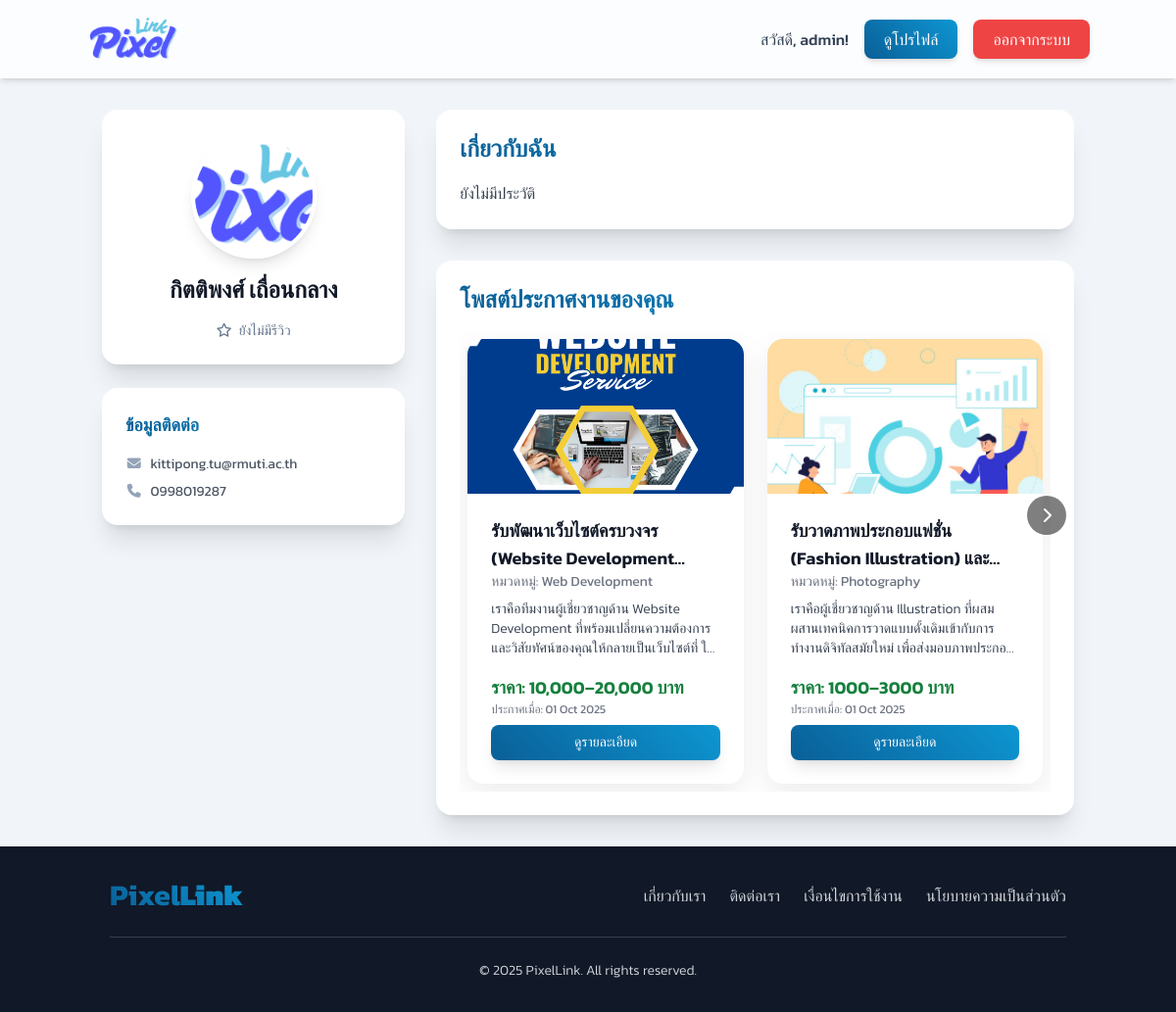
The page /designer/view_profile.php?user_id=17 (signed in) on the database its author committed.
### tables this page shows
CREATE TABLE `users` (
  `user_id` int(11) NOT NULL,
  `username` varchar(50) NOT NULL,
  `password` varchar(255) NOT NULL,
  `email` varchar(100) NOT NULL,
  `first_name` varchar(100) NOT NULL,
  `last_name` varchar(100) NOT NULL,
  `phone_number` varchar(20) NOT NULL,
  `user_type` enum('admin','designer','client') NOT NULL,
  `registration_date` timestamp NOT NULL DEFAULT current_timestamp(),
  `is_approved` tinyint(1) DEFAULT 0,
  `last_activity` datetime DEFAULT NULL,
  `is_active` tinyint(1) DEFAULT 1,
  `is_verified` tinyint(1) NOT NULL DEFAULT 0 COMMENT '0=Not Verified, 1=Verified',
  `last_login` timestamp NULL DEFAULT NULL
);

CREATE TABLE `job_postings` (
  `post_id` int(11) NOT NULL,
  `designer_id` int(11) NOT NULL,
  `title` varchar(255) NOT NULL,
  `description` text DEFAULT NULL,
  `category_id` int(11) DEFAULT NULL,
  `price_range` varchar(100) DEFAULT NULL,
  `posted_date` timestamp NOT NULL DEFAULT current_timestamp(),
  `status` enum('active','inactive','completed') DEFAULT 'active',
  `client_id` int(11) NOT NULL,
  `main_image_id` int(11) DEFAULT NULL
);

CREATE TABLE `uploaded_files` (
  `file_id` int(11) NOT NULL,
  `contract_id` int(11) DEFAULT NULL,
  `job_post_id` int(11) DEFAULT NULL,
  `uploader_id` int(11) NOT NULL,
  `file_name` varchar(255) NOT NULL,
  `file_path` varchar(255) NOT NULL,
  `uploaded_at` timestamp NOT NULL DEFAULT current_timestamp(),
  `file_size` int(11) DEFAULT NULL,
  `uploaded_by_user_id` int(11) DEFAULT NULL,
  `file_type` varchar(255) DEFAULT NULL,
  `uploaded_date` datetime DEFAULT NULL
);

CREATE TABLE `job_categories` (
  `category_id` int(11) NOT NULL,
  `category_name` varchar(100) NOT NULL
);

### designer/view_profile.php (the view, shortened to what this page needs)
<?php
$servername = "localhost";
$username = "root";
$password = "";
$dbname = "pixellink";
$condb = new mysqli($servername, $username, $password, $dbname);
$condb->set_charset("utf8");
$user_id_to_view = isset($_GET['user_id']) ? intval($_GET['user_id']) : 0;
$loggedInUserName = $_SESSION['full_name'] ?? $_SESSION['username'] ?? 'Designer';
if (isset($_SESSION['user_id'])) {
    $loggedInUserName = $_SESSION['username'] ?? $_SESSION['full_name'] ?? '';
}
$profile_data = null;
$job_postings_for_profile = [];
if ($user_id_to_view > 0) {
    $sql_profile = "SELECT u.first_name, u.last_name, u.email, u.phone_number, u.username, u.is_verified,
                       p.bio, p.skills, p.profile_picture_url, p.company_name,
                       p.facebook_url, p.instagram_url, p.tiktok_url,
                       p.payment_qr_code_url, p.bank_name, p.account_number
                FROM users u
                LEFT JOIN profiles p ON u.user_id = p.user_id
                WHERE u.user_id = ?";
    $stmt_profile = $condb->prepare($sql_profile);
    if ($stmt_profile) {
        $stmt_profile->bind_param("i", $user_id_to_view);
        $stmt_profile->execute();
        $profile_data = $stmt_profile->get_result()->fetch_assoc();
    }
    $sql_job_postings_for_profile = "SELECT
                                        jp.post_id, jp.title, jp.description, jp.price_range, jp.posted_date,
                                        u.first_name, u.last_name, jc.category_name,
                                        uf.file_path AS job_image_path
                                      FROM job_postings AS jp
                                      JOIN users AS u ON jp.designer_id = u.user_id
                                      LEFT JOIN job_categories AS jc ON jp.category_id = jc.category_id
                                      LEFT JOIN uploaded_files AS uf ON jp.main_image_id = uf.file_id
                                      WHERE jp.designer_id = ? AND jp.status = 'active'
                                      ORDER BY jp.posted_date DESC";
    $stmt_job_postings = $condb->prepare($sql_job_postings_for_profile);
    if ($stmt_job_postings) {
        $stmt_job_postings->bind_param("i", $user_id_to_view);
        $stmt_job_postings->execute();
        $job_postings_for_profile = $stmt_job_postings->get_result()->fetch_all(MYSQLI_ASSOC);
    }
    $avg_rating = 0;
    $review_count = 0;
    $sql_reviews = "SELECT AVG(rating) as avg_rating, COUNT(review_id) as review_count
                  FROM reviews
                  WHERE reviewed_user_id = ? AND review_type = 'client_review_designer'";
    $stmt_reviews = $condb->prepare($sql_reviews);
    if ($stmt_reviews) {
        $stmt_reviews->bind_param("i", $user_id_to_view);
        $stmt_reviews->execute();
        $review_data = $stmt_reviews->get_result()->fetch_assoc();
        if ($review_data) {
            $avg_rating = $review_data['avg_rating'] ?? 0;
            $review_count = $review_data['review_count'] ?? 0;
        }
    }
}
$display_name = trim(($profile_data['first_name'] ?? '') . ' ' . ($profile_data['last_name'] ?? '')) ?: ($profile_data['username'] ?? 'ไม่ระบุชื่อ');
$display_email = $profile_data['email'] ?? 'ไม่ระบุอีเมล';
$display_tel = $profile_data['phone_number'] ?? 'ไม่ระบุเบอร์โทรศัพท์';
$display_bio = $profile_data['bio'] ?? 'ยังไม่มีประวัติ';
$display_profile_pic = '../dist/img/logo.png';
?>
<!DOCTYPE html>
<html lang="th">
<head>
    <script src="https://cdn.tailwindcss.com"></script>
    <link rel="stylesheet" href="https://cdnjs.cloudflare.com/ajax/libs/font-awesome/6.1.1/css/all.min.css">
</head>
<body class="bg-slate-100 min-h-screen flex flex-col">
    <nav class="bg-white/80 backdrop-blur-sm p-4 shadow-md sticky top-0 z-50">
        <div class="container mx-auto flex justify-between items-center">
            <a href="main.php">
                <img src="../dist/img/logo.png" alt="PixelLink Logo" class="h-12 transition-transform hover:scale-105">
            </a>
            <div class="space-x-2 sm:space-x-4 flex items-center flex-nowrap">
                <span class="font-medium text-slate-700 text-xs sm:text-base whitespace-nowrap">
                    สวัสดี, <?= htmlspecialchars($loggedInUserName) ?>!
                </span>
                <a href="view_profile.php?user_id=<?= $_SESSION['user_id']; ?>" class="btn-primary text-white text-xs sm:text-base px-3 sm:px-5 py-2 rounded-lg font-medium shadow-md whitespace-nowrap">ดูโปรไฟล์</a>
                <a href="../logout.php" class="btn-danger text-white text-xs sm:text-base px-3 sm:px-5 py-2 rounded-lg font-medium shadow-md whitespace-nowrap">ออกจากระบบ</a>
            </div>
        </div>
    </nav>
    <main class="flex-grow container mx-auto px-4 py-8">
        <?php if (!$profile_data): ?>
            <div class="bg-red-100 text-red-700 p-4 rounded-lg text-center">ไม่พบข้อมูลโปรไฟล์สำหรับ user ID: <?= $user_id_to_view ?></div>
        <?php else: ?>
            <div class="grid grid-cols-1 lg:grid-cols-3 gap-8">
                <div class="lg:col-span-1 space-y-6">
                    <div class="bg-white rounded-2xl shadow-xl p-6 text-center">
                        <img src="<?= htmlspecialchars($display_profile_pic) ?>" alt="รูปโปรไฟล์" class="w-32 h-32 mx-auto rounded-full object-cover shadow-lg border-4 border-white ">
                        <h1 class="text-2xl font-bold text-gray-900 mt-4 flex items-center justify-center">
                            <?= htmlspecialchars($display_name) ?>
                        </h1>
                        <div class="mt-4 flex justify-center">
                            <?php if ($review_count > 0): ?>
                                <div class="flex items-center space-x-2">
                                    <div class="flex text-yellow-400">
                                        <?php
                                        $full_stars = floor($avg_rating);
                                        $half_star = ($avg_rating - $full_stars) >= 0.5;
                                        $empty_stars = 5 - $full_stars - ($half_star ? 1 : 0);
                                        for ($i = 0; $i < $full_stars; $i++) echo '<i class="fas fa-star"></i>';
                                        if ($half_star) echo '<i class="fas fa-star-half-alt"></i>';
                                        for ($i = 0; $i < $empty_stars; $i++) echo '<i class="far fa-star"></i>';
                                        ?>
                                    </div>
                                    <span class="font-bold text-slate-700"><?= number_format($avg_rating, 1) ?></span>
                                    <span class="text-sm text-slate-500">(<?= $review_count ?> รีวิว)</span>
                                </div>
                            <?php else: ?>
                                <div class="text-sm text-slate-500"><i class="far fa-star mr-1"></i> ยังไม่มีรีวิว</div>
                            <?php endif; ?>
                        </div>
                    </div>
                    <div class="bg-white rounded-2xl shadow-xl p-6">
                        <h3 class="font-semibold text-lg text-gradient mb-4">ข้อมูลติดต่อ</h3>
                        <div class="space-y-2 text-gray-600 text-sm">
                            <p><i class="fas fa-envelope fa-fw mr-2 text-slate-400"></i><?= htmlspecialchars($display_email) ?></p>
                            <p><i class="fas fa-phone fa-fw mr-2 text-slate-400"></i><?= htmlspecialchars($display_tel) ?></p>
                        </div>
                    </div>
                </div>
                <div class="lg:col-span-2 space-y-8">
                    <div class="bg-white rounded-2xl shadow-xl p-6">
                        <h2 class="text-2xl font-semibold text-gradient mb-4">เกี่ยวกับฉัน</h2>
                        <p class="text-gray-700 leading-relaxed prose"><?= nl2br(htmlspecialchars($display_bio)) ?></p>
                    </div>
                    <div class="bg-white rounded-2xl shadow-xl p-6">
                        <h2 class="text-2xl font-semibold text-gradient mb-4">โพสต์ประกาศงานของคุณ</h2>
                        <?php if (empty($job_postings_for_profile)): ?>
                            <div class="bg-blue-100 text-blue-700 px-4 py-3 rounded-lg text-center">ยังไม่มีงานที่ประกาศ</div>
                        <?php else: ?>
                            <div class="carousel-container relative">
                                <div class="carousel-content p-2" id="carouselContent">
                                    <?php foreach ($job_postings_for_profile as $job): ?>
                                        <div class="card-item flex flex-col">
                                            <?php
                                            $image_source = !empty($job['job_image_path']) && file_exists(htmlspecialchars($job['job_image_path']))
                                                ? htmlspecialchars($job['job_image_path'])
                                                : '../dist/img/pdpa02.jpg';
                                            ?>
                                            <img src="<?= $image_source ?>" alt="ภาพประกอบงาน: <?= htmlspecialchars($job['title']) ?>" class="card-image">
                                            <div class="p-4 md:p-6 flex-grow flex flex-col justify-between">
                                                <div>
                                                    <h3 class="text-lg font-semibold text-gray-900 line-clamp-2"><?= htmlspecialchars($job['title']) ?></h3>
                                                    <p class="text-sm text-gray-500 mb-2">หมวดหมู่: <?= htmlspecialchars($job['category_name'] ?? 'ไม่ระบุ') ?></p>
                                                    <p class="text-sm text-gray-700 line-clamp-3 font-light"><?= htmlspecialchars($job['description']) ?></p>
                                                </div>
                                                <div class="mt-4">
                                                    <p class="text-lg font-semibold text-green-700">ราคา: <?= htmlspecialchars($job['price_range'] ?? 'สอบถาม') ?></p>
                                                    <p class="text-xs text-gray-500">ประกาศเมื่อ: <?= date('d M Y', strtotime($job['posted_date'])) ?></p>
                                                    <div class="mt-2 flex space-x-2">
                                                        <a href="../job_detail.php?id=<?= $job['post_id'] ?>&type=posting" class="flex-1 btn-primary text-white px-4 py-2 rounded-lg font-medium text-sm shadow-lg text-center">ดูรายละเอียด</a>
                                                    </div>
                                                </div>
                                            </div>
                                        </div>
                                    <?php endforeach; ?>
                                </div>
                                <button id="nextBtn" class="carousel-button right"><i class="fas fa-chevron-right"></i></button>
                            </div>
                        <?php endif; ?>
                    </div>
                </div>
            </div>
        <?php endif; ?>
    </main>
    <?php include '../includes/footer.php'; ?>
</body>
</html>

### designer/view_profile.php (style rules this page uses)
body { font-family: 'Kanit', sans-serif; }
.text-gradient { background: linear-gradient(45deg, #0a5f97, #0d96d2); -webkit-background-clip: text; -webkit-text-fill-color: transparent; }
.carousel-content { display: grid; grid-auto-flow: column; grid-auto-columns: calc(100% - 1rem); gap: 1.5rem; overflow-x: scroll; scroll-behavior: smooth; scrollbar-width: none; }
@media (min-width: 768px) { .carousel-content { grid-auto-columns: calc(50% - 0.75rem); } }
@media (min-width: 1024px) { .carousel-content { grid-auto-columns: calc(50% - 0.75rem); } }
.card-item { background: white; border-radius: 1rem; box-shadow: 0 10px 30px rgba(0, 0, 0, 0.08); transition: all 0.3s ease; flex-shrink: 0; display: flex; flex-direction: column; }
.card-image { width: 100%; aspect-ratio: 16/9; object-fit: cover; border-top-left-radius: 1rem; border-top-right-radius: 1rem; }
.carousel-button { background-color: rgba(0, 0, 0, 0.5); color: white; border: none; padding: 0.75rem 0.5rem; cursor: pointer; z-index: 10; border-radius: 9999px; position: absolute; top: 40%; transform: translateY(-50%); transition: all 0.3s ease; width: 2.5rem; height: 2.5rem; display: flex; justify-content: center; align-items: center; }
.carousel-button.right { right: -1rem; }
.btn-primary { background: linear-gradient(45deg, #0a5f97 0%, #0d96d2 100%); color: white; transition: all 0.3s ease; box-shadow: 0 4px 15px rgba(13, 150, 210, 0.3); }
.btn-danger { background-color: #ef4444; color: white; transition: all 0.3s ease; box-shadow: 0 4px 15px rgba(239, 68, 68, 0.3); }

### rows shown on the page
users: display_name "กิตติพงศ์ เถื่อนกลาง", email "kittipong.tu@rmuti.ac.th", phone_number "0998019287"
job_postings: uploaded_files.file_path (picture), title "รับพัฒนาเว็บไซต์ครบวงจร (Website…", category.category_name "Web Development", description "เราคือทีมงานผู้เชี่ยวชาญด้าน Website Development…", price_range "10,000–20,000 บาท", posted_date "01 Oct 2025"
job_postings: shows a picture, title "รับวาดภาพประกอบแฟชั่น (Fashion Illustration)…", category.category_name "Photography", description "เราคือผู้เชี่ยวชาญด้าน Illustration…", price_range "1000–3000 บาท", posted_date "01 Oct 2025"

### other values the page prints
$loggedInUserName "admin"
$display_bio "ยังไม่มีประวัติ"
